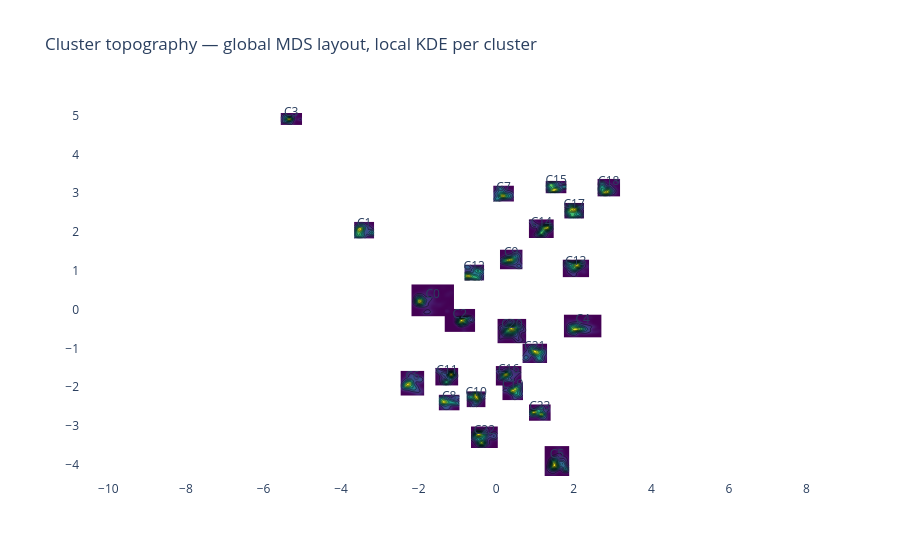

The code cell stored with this chart in its notebook:
### Code cell
from sklearn.decomposition import PCA
from scipy.stats import gaussian_kde

fig = go.Figure()

for i, c in enumerate(centroids.index):
    pts = X_scaled_df.loc[df["cluster"] == c].values
    if len(pts) < 5:
        continue

    # local 2D embedding of just this cluster
    pca = PCA(n_components=2)
    pts_2d = pca.fit_transform(pts)

    # KDE on the local 2D points
    kde = gaussian_kde(pts_2d.T, bw_method="scott")
    pad = 0.5 * pts_2d.std(axis=0).max()
    lx_min, lx_max = pts_2d[:, 0].min() - pad, pts_2d[:, 0].max() + pad
    ly_min, ly_max = pts_2d[:, 1].min() - pad, pts_2d[:, 1].max() + pad
    lx = np.linspace(lx_min, lx_max, 60)
    ly = np.linspace(ly_min, ly_max, 60)
    LX, LY = np.meshgrid(lx, ly)
    Z = kde(np.vstack([LX.ravel(), LY.ravel()])).reshape(LX.shape)

    # scale the local footprint and place at the cluster's MDS position
    cx, cy = centroids_2d[i]
    local_extent = max(lx_max - lx_min, ly_max - ly_min)
    target_size = 0.8 * np.sqrt(sizes.loc[c] / sizes.max()) + 0.3  # tunable
    scale = target_size / local_extent

    plot_x = (lx - (lx_min + lx_max) / 2) * scale + cx
    plot_y = (ly - (ly_min + ly_max) / 2) * scale + cy

    fig.add_trace(go.Contour(
        x=plot_x, y=plot_y, z=Z,
        colorscale="Viridis", showscale=False,
        contours=dict(coloring="heatmap", showlines=True,
                      start=Z.max() * 0.05, size=Z.max() * 0.15),
        line_smoothing=0.85, hoverinfo="skip",
    ))

fig.add_trace(go.Scatter(
    x=centroids_2d[:, 0], y=centroids_2d[:, 1],
    mode="text",
    text=[f"C{c}" for c in centroids.index],
    textposition="top center",
    showlegend=False,
))

fig.update_yaxes(scaleanchor="x", scaleratio=1)
fig.update_layout(
    title="Cluster topography — global MDS layout, local KDE per cluster",
    plot_bgcolor="white",
)
fig.show()
